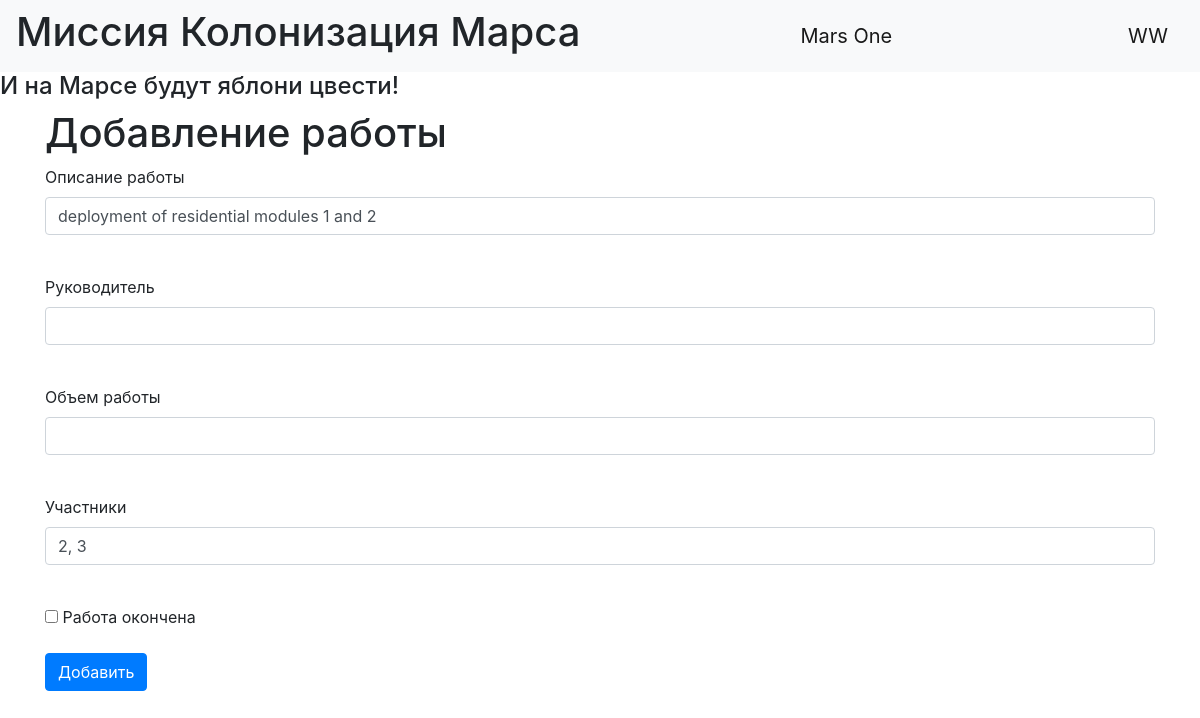
/jobs/1 (signed in), run on the app's committed database.
### data/users.py (models this page shows, shortened)
class User(SqlAlchemyBase, UserMixin):
    __tablename__ = 'users'
    id = sqlalchemy.Column(sqlalchemy.Integer,
                           primary_key=True, autoincrement=True)
    age = sqlalchemy.Column(sqlalchemy.Integer)
    surname = sqlalchemy.Column(sqlalchemy.String)
    name = sqlalchemy.Column(sqlalchemy.String, nullable=True)
    about = sqlalchemy.Column(sqlalchemy.String, nullable=True)
    email = sqlalchemy.Column(sqlalchemy.String,
                              index=True, unique=True, nullable=True)
    position = sqlalchemy.Column(sqlalchemy.String)
    speciality = sqlalchemy.Column(sqlalchemy.String)
    address = sqlalchemy.Column(sqlalchemy.String)
    hashed_password = sqlalchemy.Column(sqlalchemy.String, nullable=True)
    created_date = sqlalchemy.Column(sqlalchemy.DateTime,
                                     default=datetime.datetime.now)
    jobs = orm.relationship("Jobs", back_populates='user')

### data/jobs.py (models this page shows)
class Jobs(SqlAlchemyBase):
    __tablename__ = 'jobs'
    id = sqlalchemy.Column(sqlalchemy.Integer, primary_key=True, autoincrement=True)
    job = sqlalchemy.Column(sqlalchemy.String, nullable=True)
    work_size = sqlalchemy.Column(sqlalchemy.Integer, nullable=True, default=0)
    collaborators = sqlalchemy.Column(sqlalchemy.String, nullable=True)
    start_date = sqlalchemy.Column(sqlalchemy.DateTime, default=datetime.datetime.now)
    end_date = sqlalchemy.Column(sqlalchemy.DateTime, default=datetime.datetime.now)
    is_finished = sqlalchemy.Column(sqlalchemy.Boolean, default=True)
    team_leader = sqlalchemy.Column(sqlalchemy.Integer, sqlalchemy.ForeignKey("users.id"))
    user = orm.relationship('User')

### index.py (the view, shortened to what this page needs)
@app.route('/jobs/<int:id>', methods=['GET', 'POST'])
@login_required
def edit_news(id):
    form = RegisterJobForm()
    if request.method == "GET":
        db_sess = db_session.create_session()
        jobs = db_sess.query(Jobs).filter(Jobs.id == id, ((Jobs.user == current_user) |  (current_user.id == 1))).first()
        if jobs:
            form.job.data = jobs.job
            form.collaborators.data = jobs.collaborators
            form.is_finished.data = jobs.is_finished
        else:
            abort(404)
    return render_template('job.html', title='Редактирование работы', form=form)

### form/job.py
class RegisterJobForm(FlaskForm):
    job = StringField('Описание работы', validators=[DataRequired()])
    team_leader = IntegerField('Руководитель', validators=[DataRequired()])
    collaborators = StringField('Участники', validators=[DataRequired()])
    work_size = IntegerField('Объем работы', validators=[DataRequired()])
    is_finished = BooleanField('Pабота окончена', validators=[DataRequired()])
    submit = SubmitField('Добавить')

### data/db_session.py (called while the page is built)
def create_session() -> Session:
    global __factory
    return __factory()

### index.py (called while the page is built)
@login_manager.user_loader
def load_user(user_id):
    db_sess = db_session.create_session()
    return db_sess.query(User).get(user_id)

### templates/job.html (shortened to what this page needs)
{% extends "base.html" %}
{% block content %}
<h1>Добавление работы</h1>
<form action="" method="post">
    <p>
        {{ form.job.label }}<br>
        {{ form.job(class="form-control")}}<br>
    </p>
    <p>
        {{ form.team_leader.label }}<br>
        {{ form.team_leader(class="form-control") }}<br>
    </p>
    <p>
        {{ form.work_size.label }}<br>
        {{ form.work_size(class="form-control") }}<br>
    </p>
    <p>
        {{ form.collaborators.label }}<br>
        {{ form.collaborators(class="form-control") }}<br>
    </p>
    <p>{{ form.is_finished() }} {{ form.is_finished.label }}</p>
    <p>{{ form.submit(type="submit", class="btn btn-primary") }}</p>
</form>
{% endblock %}

### templates/base.html (shortened to what this page needs)
<!DOCTYPE html>
<html lang="en">
<head>
    <link rel="stylesheet" href="https://stackpath.bootstrapcdn.com/bootstrap/4.4.1/css/bootstrap.min.css">
    <link rel="stylesheet" type="text/css" href="../static/css/style.css" />
</head>
  <body>
    <header>
      <nav class="navbar navbar-light bg-light">
          <h1>Миссия Колонизация Марса</h1>
        <a class="navbar-brand" href="#">Mars One</a>
          {% if current_user.is_authenticated %}
            <a class="navbar-brand" href="/logout">{{ current_user.name }}</a>
          {% else %}
    <p>
        <a class="btn btn-primary " href="/register">Зарегистрироваться</a>
        <a class="btn btn-success" href="/login">Войти</a>
    </p>
{% endif %}
      </nav>
        <h4>И на Марсе будут яблони цвести!</h4>
    </header>
    <main role="main" class="container">
        {% block content %}{% endblock %}
    </main>
  </body>
</html>

### data on the page
User: name "WW"
Jobs: job "deployment of residential modules 1 and 2", collaborators "2, 3"
